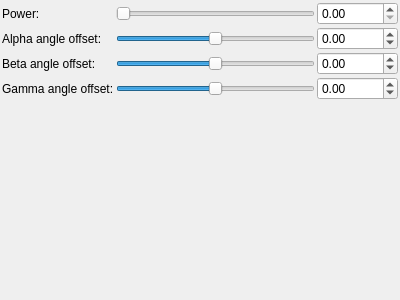
<?xml version="1.0" encoding="UTF-8"?>
<ui version="4.0">
 <class>Form</class>
 <widget class="QWidget" name="Form">
  <property name="geometry">
   <rect>
    <x>0</x>
    <y>0</y>
    <width>400</width>
    <height>300</height>
   </rect>
  </property>
  <property name="windowTitle">
   <string>Form</string>
  </property>
  <layout class="QVBoxLayout" name="verticalLayout">
   <property name="spacing">
    <number>2</number>
   </property>
   <property name="leftMargin">
    <number>2</number>
   </property>
   <property name="topMargin">
    <number>2</number>
   </property>
   <property name="rightMargin">
    <number>2</number>
   </property>
   <property name="bottomMargin">
    <number>2</number>
   </property>
   <item>
    <layout class="QGridLayout" name="gridLayout">
     <property name="spacing">
      <number>2</number>
     </property>
     <item row="2" column="1">
      <widget class="QSlider" name="slider_beta_angle_offset">
       <property name="minimum">
        <number>-36000</number>
       </property>
       <property name="maximum">
        <number>36000</number>
       </property>
       <property name="singleStep">
        <number>1</number>
       </property>
       <property name="pageStep">
        <number>100</number>
       </property>
       <property name="orientation">
        <enum>Qt::Horizontal</enum>
       </property>
      </widget>
     </item>
     <item row="2" column="2">
      <widget class="MyDoubleSpinBox" name="spinbox_beta_angle_offset">
       <property name="prefix">
        <string/>
       </property>
       <property name="suffix">
        <string/>
       </property>
       <property name="decimals">
        <number>2</number>
       </property>
       <property name="minimum">
        <double>-36000.000000000000000</double>
       </property>
       <property name="maximum">
        <double>36000.000000000000000</double>
       </property>
       <property name="singleStep">
        <double>0.100000000000000</double>
       </property>
      </widget>
     </item>
     <item row="1" column="1">
      <widget class="QSlider" name="slider_alpha_angle_offset">
       <property name="minimum">
        <number>-36000</number>
       </property>
       <property name="maximum">
        <number>36000</number>
       </property>
       <property name="singleStep">
        <number>1</number>
       </property>
       <property name="pageStep">
        <number>100</number>
       </property>
       <property name="orientation">
        <enum>Qt::Horizontal</enum>
       </property>
      </widget>
     </item>
     <item row="1" column="0">
      <widget class="QLabel" name="label_8">
       <property name="text">
        <string>Alpha angle offset:</string>
       </property>
      </widget>
     </item>
     <item row="0" column="2">
      <widget class="MyDoubleSpinBox" name="spinbox_power">
       <property name="prefix">
        <string/>
       </property>
       <property name="suffix">
        <string/>
       </property>
       <property name="decimals">
        <number>2</number>
       </property>
       <property name="minimum">
        <double>0.000000000000000</double>
       </property>
       <property name="maximum">
        <double>1000.000000000000000</double>
       </property>
       <property name="singleStep">
        <double>0.100000000000000</double>
       </property>
      </widget>
     </item>
     <item row="1" column="2">
      <widget class="MyDoubleSpinBox" name="spinbox_alpha_angle_offset">
       <property name="prefix">
        <string/>
       </property>
       <property name="suffix">
        <string/>
       </property>
       <property name="decimals">
        <number>2</number>
       </property>
       <property name="minimum">
        <double>-36000.000000000000000</double>
       </property>
       <property name="maximum">
        <double>36000.000000000000000</double>
       </property>
       <property name="singleStep">
        <double>0.100000000000000</double>
       </property>
      </widget>
     </item>
     <item row="0" column="1">
      <widget class="QSlider" name="slider_power">
       <property name="maximum">
        <number>2000</number>
       </property>
       <property name="singleStep">
        <number>1</number>
       </property>
       <property name="orientation">
        <enum>Qt::Horizontal</enum>
       </property>
      </widget>
     </item>
     <item row="0" column="0">
      <widget class="QLabel" name="label_7">
       <property name="text">
        <string>Power:</string>
       </property>
      </widget>
     </item>
     <item row="2" column="0">
      <widget class="QLabel" name="label_9">
       <property name="text">
        <string>Beta angle offset:</string>
       </property>
      </widget>
     </item>
     <item row="3" column="0">
      <widget class="QLabel" name="label_10">
       <property name="text">
        <string>Gamma angle offset:</string>
       </property>
      </widget>
     </item>
     <item row="3" column="1">
      <widget class="QSlider" name="slider_gamma_angle_offset">
       <property name="minimum">
        <number>-36000</number>
       </property>
       <property name="maximum">
        <number>36000</number>
       </property>
       <property name="singleStep">
        <number>1</number>
       </property>
       <property name="pageStep">
        <number>100</number>
       </property>
       <property name="orientation">
        <enum>Qt::Horizontal</enum>
       </property>
      </widget>
     </item>
     <item row="3" column="2">
      <widget class="MyDoubleSpinBox" name="spinbox_gamma_angle_offset">
       <property name="prefix">
        <string/>
       </property>
       <property name="suffix">
        <string/>
       </property>
       <property name="decimals">
        <number>2</number>
       </property>
       <property name="minimum">
        <double>-36000.000000000000000</double>
       </property>
       <property name="maximum">
        <double>36000.000000000000000</double>
       </property>
       <property name="singleStep">
        <double>0.100000000000000</double>
       </property>
      </widget>
     </item>
    </layout>
   </item>
   <item>
    <spacer name="verticalSpacer">
     <property name="orientation">
      <enum>Qt::Vertical</enum>
     </property>
     <property name="sizeHint" stdset="0">
      <size>
       <width>20</width>
       <height>40</height>
      </size>
     </property>
    </spacer>
   </item>
  </layout>
 </widget>
 <customwidgets>
  <customwidget>
   <class>MyDoubleSpinBox</class>
   <extends>QDoubleSpinBox</extends>
   <header>mydoublespinbox.h</header>
  </customwidget>
 </customwidgets>
 <resources/>
 <connections/>
</ui>
